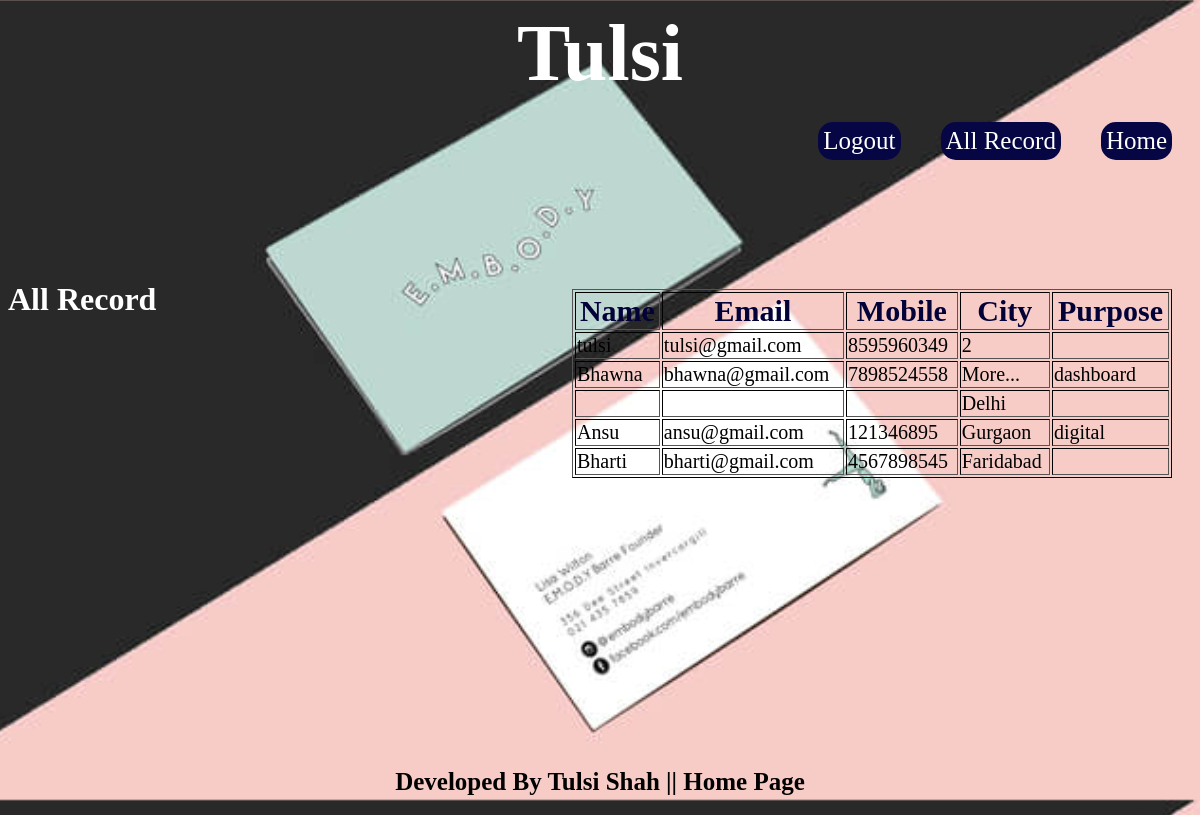
Screenshot of /all (signed in) with the database file from the repository.
### app1/models.py (models this page shows, shortened)
class Contact(models.Model):
    name=models.CharField(max_length=100)
    email=models.CharField(max_length=100)
    mobile=models.CharField(max_length=100)
    city=models.CharField(max_length=100)
    purpose=models.CharField(max_length=100)

### app1/views.py (the view)
# urls.py: path('all',views.all),
def all(request):
     r=Contact.objects.all
     return render(request,"all.html",{'data':r})

### templates/all.html (shortened to what this page needs)
{% extends 'homebase.html' %}
{% block content1 %}
<h1>All Record</h1>
<center>
    <table id="table" border=1>
        <tr>
            <th id="th">Name</th>
            <th id="th">Email</th>
            <th id="th">Mobile</th>
            <th id="th">City</th>
            <th id="th">Purpose</th>
        </tr>
        {% for x in data  %}
            <tr>
                <td id="td">{{x.name}}</td>
                <td id="td">{{x.email}}</td>
                <td id="td">{{x.mobile}}</td>
                <td id="td">{{x.city}}</td>
                <td id="td">{{x.purpose}}</td>
            </tr>
            {% endfor %}
    </table>
</center>
{% endblock content1 %}
{% block footer %}<h1 id="hh">Developed By Tulsi Shah || Home Page</h1>
{% endblock footer %}

### templates/homebase.html (shortened to what this page needs)
<html>
    <head>
        <link rel="stylesheet" href="static/css/home.css">
    </head>
    <body>
        <div>
            <div id="header"><h1>{{user.username}}</h1></div>
            <div id="content">
                    <ul id="menubar">
                        <li><a href="home">Home</a></li>
                        <li><a href="all">All Record</a></li>
                        <li><a href="userlogout">Logout</a></li>
                    </ul>
                </div>
                <div id="content1">
                    {% block content1 %}{% endblock content1 %}
                </div>
            </div>
            <div id="footer">{% block footer %}{% endblock footer %}</div>
    </body>
</html>

### static/css/home.css (style rules this page uses)
body { background-image: url('/static/image/advertising-1.jpg'); background-position: center; background-size: cover; }
#header { height: 10%; width: 100%; font-size: 40px; text-align: center; }
#content { height: 20%; width: 100%; }
#menubar { list-style-type: none; }
#menubar li { text-decoration: none; display: inline; }
#menubar li a { text-decoration: none; color: white; margin: 20px; padding: 5px; font-size: 25px; float: right; background-color:rgb(6, 6, 68); border-radius: 15px; }
#content1 { height: 60%; width: 100%; }
#footer { height: 5%; width: 100%; }
#hh { color:black; font-size: 25px; text-align: center; }
#table { height: 30px; width: 600px; float: right; margin-top: -50px; border-color: black; margin-right: 20px; }
#th { color: rgb(2, 2, 56); font-size: 30px; }
#td { color:black; font-size: 20px; }
h1 { color: white; }

### rows the page displays
Contact: name "tulsi", email "tulsi@gmail.com", mobile "8595960349", city "2"
Contact: name "Bhawna", email "bhawna@gmail.com", mobile "7898524558", city "More...", purpose "dashboard"
Contact: city "Delhi"
Contact: name "Ansu", email "ansu@gmail.com", mobile "121346895", city "Gurgaon", purpose "digital"
Contact: name "Bharti", email "bharti@gmail.com", mobile "4567898545", city "Faridabad"

### other values shown
{{ user.username }} "Tulsi"
